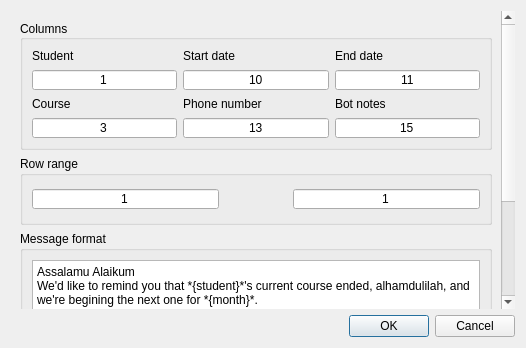
<?xml version="1.0" encoding="UTF-8"?>
<ui version="4.0">
 <class>settingsDialog</class>
 <widget class="QDialog" name="settingsDialog">
  <property name="geometry">
   <rect>
    <x>0</x>
    <y>0</y>
    <width>526</width>
    <height>348</height>
   </rect>
  </property>
  <property name="windowTitle">
   <string>Settings</string>
  </property>
  <layout class="QVBoxLayout" name="verticalLayout">
   <item>
    <widget class="QScrollArea" name="scrollArea">
     <property name="styleSheet">
      <string notr="true"/>
     </property>
     <property name="frameShape">
      <enum>QFrame::NoFrame</enum>
     </property>
     <property name="frameShadow">
      <enum>QFrame::Sunken</enum>
     </property>
     <property name="widgetResizable">
      <bool>true</bool>
     </property>
     <widget class="QWidget" name="scrollAreaWidgetContents">
      <property name="geometry">
       <rect>
        <x>0</x>
        <y>0</y>
        <width>491</width>
        <height>454</height>
       </rect>
      </property>
      <property name="styleSheet">
       <string notr="true">QWidget {
	background-color: None;
}</string>
      </property>
      <layout class="QVBoxLayout" name="verticalLayout_2">
       <item>
        <widget class="QGroupBox" name="colsBox">
         <property name="minimumSize">
          <size>
           <width>0</width>
           <height>130</height>
          </size>
         </property>
         <property name="title">
          <string>Columns</string>
         </property>
         <property name="alignment">
          <set>Qt::AlignLeading|Qt::AlignLeft|Qt::AlignVCenter</set>
         </property>
         <property name="flat">
          <bool>true</bool>
         </property>
         <layout class="QGridLayout" name="gridLayout_2">
          <item row="1" column="0">
           <widget class="QLabel" name="studentLabel">
            <property name="text">
             <string>Student</string>
            </property>
           </widget>
          </item>
          <item row="1" column="5">
           <widget class="QLabel" name="endDateLabel">
            <property name="text">
             <string>End date</string>
            </property>
           </widget>
          </item>
          <item row="1" column="4">
           <widget class="QLabel" name="startDateLabel">
            <property name="text">
             <string>Start date</string>
            </property>
           </widget>
          </item>
          <item row="2" column="4">
           <widget class="QSpinBox" name="startDateColSpin">
            <property name="alignment">
             <set>Qt::AlignCenter</set>
            </property>
            <property name="buttonSymbols">
             <enum>QAbstractSpinBox::NoButtons</enum>
            </property>
            <property name="minimum">
             <number>1</number>
            </property>
            <property name="maximum">
             <number>100000</number>
            </property>
            <property name="value">
             <number>10</number>
            </property>
           </widget>
          </item>
          <item row="2" column="5">
           <widget class="QSpinBox" name="endDateColSpin">
            <property name="alignment">
             <set>Qt::AlignCenter</set>
            </property>
            <property name="buttonSymbols">
             <enum>QAbstractSpinBox::NoButtons</enum>
            </property>
            <property name="minimum">
             <number>1</number>
            </property>
            <property name="maximum">
             <number>100000</number>
            </property>
            <property name="value">
             <number>11</number>
            </property>
           </widget>
          </item>
          <item row="2" column="0">
           <widget class="QSpinBox" name="studentColSpin">
            <property name="alignment">
             <set>Qt::AlignCenter</set>
            </property>
            <property name="buttonSymbols">
             <enum>QAbstractSpinBox::NoButtons</enum>
            </property>
            <property name="minimum">
             <number>1</number>
            </property>
            <property name="maximum">
             <number>100000</number>
            </property>
           </widget>
          </item>
          <item row="3" column="0">
           <widget class="QLabel" name="courseLabel">
            <property name="text">
             <string>Course</string>
            </property>
           </widget>
          </item>
          <item row="4" column="0">
           <widget class="QSpinBox" name="courseColSpin">
            <property name="alignment">
             <set>Qt::AlignCenter</set>
            </property>
            <property name="buttonSymbols">
             <enum>QAbstractSpinBox::NoButtons</enum>
            </property>
            <property name="minimum">
             <number>1</number>
            </property>
            <property name="maximum">
             <number>100000</number>
            </property>
            <property name="value">
             <number>3</number>
            </property>
           </widget>
          </item>
          <item row="3" column="4">
           <widget class="QLabel" name="phoneLabel">
            <property name="text">
             <string>Phone number</string>
            </property>
           </widget>
          </item>
          <item row="4" column="4">
           <widget class="QSpinBox" name="phoneColSpin">
            <property name="alignment">
             <set>Qt::AlignCenter</set>
            </property>
            <property name="buttonSymbols">
             <enum>QAbstractSpinBox::NoButtons</enum>
            </property>
            <property name="minimum">
             <number>1</number>
            </property>
            <property name="maximum">
             <number>100000</number>
            </property>
            <property name="value">
             <number>13</number>
            </property>
           </widget>
          </item>
          <item row="3" column="5">
           <widget class="QLabel" name="botNotesLabel">
            <property name="text">
             <string>Bot notes</string>
            </property>
           </widget>
          </item>
          <item row="4" column="5">
           <widget class="QSpinBox" name="botColSpin">
            <property name="alignment">
             <set>Qt::AlignCenter</set>
            </property>
            <property name="buttonSymbols">
             <enum>QAbstractSpinBox::NoButtons</enum>
            </property>
            <property name="minimum">
             <number>1</number>
            </property>
            <property name="maximum">
             <number>100000</number>
            </property>
            <property name="value">
             <number>15</number>
            </property>
           </widget>
          </item>
         </layout>
        </widget>
       </item>
       <item>
        <widget class="QGroupBox" name="rangeBox">
         <property name="toolTip">
          <string>Row range to be checked out.
[1:1] means check the whole sheet.</string>
         </property>
         <property name="title">
          <string>Row range</string>
         </property>
         <property name="flat">
          <bool>true</bool>
         </property>
         <layout class="QHBoxLayout" name="horizontalLayout_2" stretch="3,1,3">
          <property name="spacing">
           <number>6</number>
          </property>
          <item>
           <widget class="QSpinBox" name="rangeStartButton">
            <property name="alignment">
             <set>Qt::AlignCenter</set>
            </property>
            <property name="buttonSymbols">
             <enum>QAbstractSpinBox::NoButtons</enum>
            </property>
            <property name="minimum">
             <number>1</number>
            </property>
            <property name="maximum">
             <number>100000</number>
            </property>
           </widget>
          </item>
          <item>
           <widget class="QLabel" name="arrowLabel">
            <property name="font">
             <font>
              <pointsize>18</pointsize>
             </font>
            </property>
            <property name="pixmap">
             <pixmap resource="../resources/resource.qrc">:/icons/right-arrow.png</pixmap>
            </property>
            <property name="alignment">
             <set>Qt::AlignCenter</set>
            </property>
           </widget>
          </item>
          <item>
           <widget class="QSpinBox" name="rangeEndButton">
            <property name="alignment">
             <set>Qt::AlignCenter</set>
            </property>
            <property name="buttonSymbols">
             <enum>QAbstractSpinBox::NoButtons</enum>
            </property>
            <property name="minimum">
             <number>1</number>
            </property>
            <property name="maximum">
             <number>100000</number>
            </property>
           </widget>
          </item>
         </layout>
        </widget>
       </item>
       <item>
        <widget class="QGroupBox" name="messageBox">
         <property name="minimumSize">
          <size>
           <width>0</width>
           <height>200</height>
          </size>
         </property>
         <property name="toolTip">
          <string>Enter message format with 5 valid variables:
- {student}:	    student name.
- {course}:	    student's course of study.
- {startDate}:         course start date.
- {endDate}:	    course end date.
- {month}:	    current month.</string>
         </property>
         <property name="title">
          <string>Message format</string>
         </property>
         <property name="flat">
          <bool>true</bool>
         </property>
         <layout class="QVBoxLayout" name="verticalLayout_3">
          <item>
           <widget class="QPlainTextEdit" name="messagePlainText">
            <property name="plainText">
             <string>Assalamu Alaikum
We'd like to remind you that *{student}*'s current course ended, alhamdulilah, and we're begining the next one for *{month}*.

_*New course details:*_
*Student:* {student}
*Course:* {course}
*Start Date:* {startDate}
*End Date:* {endDate}</string>
            </property>
           </widget>
          </item>
         </layout>
        </widget>
       </item>
       <item>
        <layout class="QHBoxLayout" name="settingsControlBox" stretch="1,8">
         <item>
          <widget class="QPushButton" name="restoreDefaultsButton">
           <property name="toolTip">
            <string>Restore default settings</string>
           </property>
           <property name="toolTipDuration">
            <number>3</number>
           </property>
           <property name="text">
            <string>  Restore defaults</string>
           </property>
           <property name="icon">
            <iconset resource="../resources/resource.qrc">
             <normaloff>:/icons/restart-white.png</normaloff>:/icons/restart-white.png</iconset>
           </property>
           <property name="iconSize">
            <size>
             <width>20</width>
             <height>20</height>
            </size>
           </property>
          </widget>
         </item>
         <item>
          <spacer name="horizontalSpacer_3">
           <property name="orientation">
            <enum>Qt::Horizontal</enum>
           </property>
           <property name="sizeHint" stdset="0">
            <size>
             <width>40</width>
             <height>20</height>
            </size>
           </property>
          </spacer>
         </item>
        </layout>
       </item>
      </layout>
     </widget>
    </widget>
   </item>
   <item>
    <widget class="QDialogButtonBox" name="buttonBox">
     <property name="orientation">
      <enum>Qt::Horizontal</enum>
     </property>
     <property name="standardButtons">
      <set>QDialogButtonBox::Cancel|QDialogButtonBox::Ok</set>
     </property>
    </widget>
   </item>
  </layout>
 </widget>
 <resources>
  <include location="../resources/resource.qrc"/>
 </resources>
 <connections>
  <connection>
   <sender>buttonBox</sender>
   <signal>accepted()</signal>
   <receiver>settingsDialog</receiver>
   <slot>accept()</slot>
   <hints>
    <hint type="sourcelabel">
     <x>248</x>
     <y>254</y>
    </hint>
    <hint type="destinationlabel">
     <x>157</x>
     <y>274</y>
    </hint>
   </hints>
  </connection>
  <connection>
   <sender>buttonBox</sender>
   <signal>rejected()</signal>
   <receiver>settingsDialog</receiver>
   <slot>reject()</slot>
   <hints>
    <hint type="sourcelabel">
     <x>316</x>
     <y>260</y>
    </hint>
    <hint type="destinationlabel">
     <x>286</x>
     <y>274</y>
    </hint>
   </hints>
  </connection>
 </connections>
</ui>
